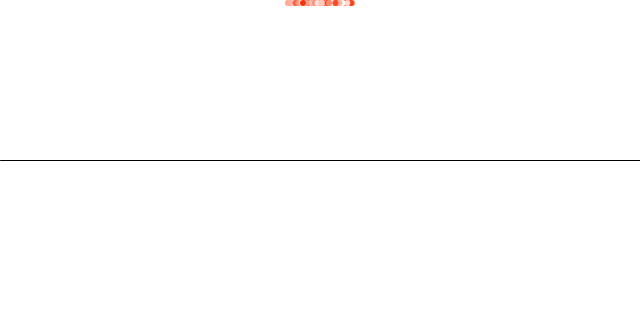
Frame 1 (no input)
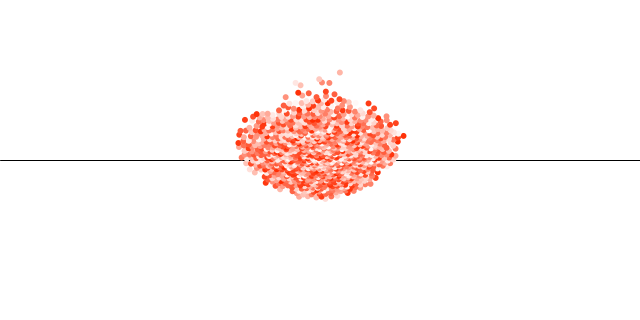
Frame 60 (the mouse pressed at the canvas centre just before this capture)
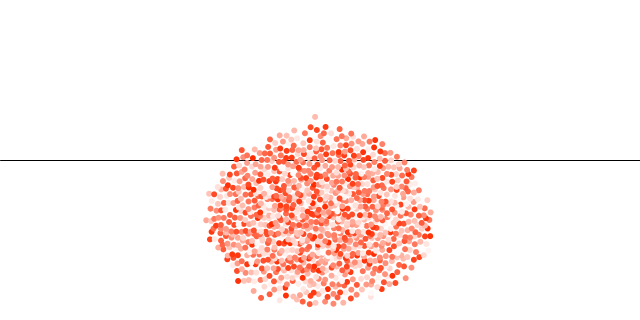
Frame 120 (the mouse held since frame 60 and released just before this capture)

The Processing sketch that drew these frames (run headless with seeded random() and noise(); from frame 60 on, the mouse is pressed at the canvas centre):

// Processing sketch: Project1_Sai_integration
// ── Project1_Sai_integration.pde

int numSands = 1000;
Sand[] sands = new Sand[numSands];
boolean clean = false;
boolean flip = false;

void setup() {
  //fullScreen();
  size(640, 320);
  for (int i = 0; i < numSands; i++) {
    sands[i] = new Sand (random(width/2 - 30, width/2 + 30), 0, i, sands);
  }
}

void draw() {
  colorMode(RGB, 255);
  background(255);
  
  stroke(0);
  line(0,height/2, width, height/2);
  //for (Sand s : sands) {
  for (int i = 0; i < numSands; i++) {

    //gravity
    float m = sands[i].mass;
    PVector gravity = new PVector(0, 0.1*m);
    if (flip) {
    gravity.mult(-1);
    }

    //fluid resistance
    PVector v = sands[i].velocity;
    PVector drag = v.copy();
    //coefficient of friction
    float c = 0.1;
    //magnitude is coefficient * speed squared
    float speed = v.mag();

    float dragMagnitude = c * speed * speed;  
    //direction is inverse of velocity
    drag.mult(-1);
    //scale according to magnityde
    drag.normalize();
    drag.mult(dragMagnitude);

    //Apply force

    sands[i].applyForce(gravity);
    sands[i].applyForce(drag);

    //update and display
    sands[i].update();

    sands[i].checkEdges();
    sands[i].collide();
    sands[i].display();

    if (clean) {
      clear();
      background(255);
      sands[i].location.y = random(mouseY - 100, mouseY + 100);
      sands[i].location.x = random(mouseX - 100, mouseX + 100);
    }
  }
}

void keyPressed() {
  if (key == 'c') {
    clean = !clean;
  }
}

void mousePressed() {
  flip = !flip;
}

// ── Sand.pde
class Sand {
  //location, velocity, and acceleration
  PVector location;
  PVector velocity;
  PVector acceleration;

  //Mass 
  float mass;

  //radius
  float r;
  
  //id
  int id;  

  //color
  color c;

  //other sand
  Sand[] others;
  
  //constructor
  Sand(float x, float y, int id_, Sand[] others_) {
    mass = random(3,5);
    r = 3;
    id = id_;
    others = others_;
    colorMode(HSB, 360, 100, 100);
    c = color(10, random(100), 100);
    location = new PVector(x, y);
    velocity = new PVector(0, 0);
    acceleration = new PVector(0, 0);
  }

  //A = F/M
  void applyForce(PVector force) {
    //Divide by mass
    PVector f = PVector.div(force, mass);
    //Accumulate all forces in acceleration
    acceleration.add(f);
  }

  void update() {
    //velocity changes according to acceleration
    velocity.add(acceleration);
    //location changes by velocity
    location.add(velocity);
    //clear acceleration each frame
    acceleration.mult(0);
    
    //set the velocity to 0 while the velocity is very small
    //so the sands can pile up as a mountain
    if (velocity.mag() < 0.1) {
      velocity.set(0, 0);
    }
  }

  //draw sand
  void display() {
    noStroke();
    fill(c);
    //change the location of sands when we filp over the window
    if(flip) {
    ellipse(location.x, height-location.y, r*2, r*2);
    }else {
    ellipse(location.x, location.y, r*2, r*2);
    }
  }

  //Bounce off boundary of window
  void checkEdges() {
    //hit right side
    if (location.x > width - r) {
      location.x = width - r;
      velocity.x *= -0.7;

      //hit left side
    } else if (location.x < r) {

      location.x = r;
      velocity.x *= -0.7;
    }
    //hit buttom
    if (location.y > height - r) {

      velocity.y *= -0.7;
      location.y = height - r;
      velocity.x *= -0.4;
    }
    //hit top
    if (location.y < r) {
      velocity.y *= -0.7;
      location.y =  r;
      velocity.x *= -0.4;
    }
  }

  void collide() {
    for (int i = id + 1; i < numSands; i++) {
      //calculate the distance between the sand and other sands 
      float d = dist(location.x, location.y, others[i].location.x, others[i].location.y);
      //calculate the minimum distance that could prevent two sands from overlapping
      float minDist = others[i].r + r;
      //if the distance is less than mininum distance, add opposite acceleration 
      //to their velocity so that they won't overlap
      if (d < minDist) {
        PVector distanceVect = PVector.sub(others[i].location, location);
        float angle = distanceVect.heading();
        float targetX = location.x + cos(angle) * minDist;
        float targetY = location.y + sin(angle) * minDist;
        float ax = (targetX - others[i].location.x) * 0.06;
        float ay = (targetY - others[i].location.y) * 0.06;
        velocity.x -= ax;
        velocity.y -= ay;
        others[i].velocity.x += ax;
        others[i].velocity.y += ay;
      }
    }
  }
}
